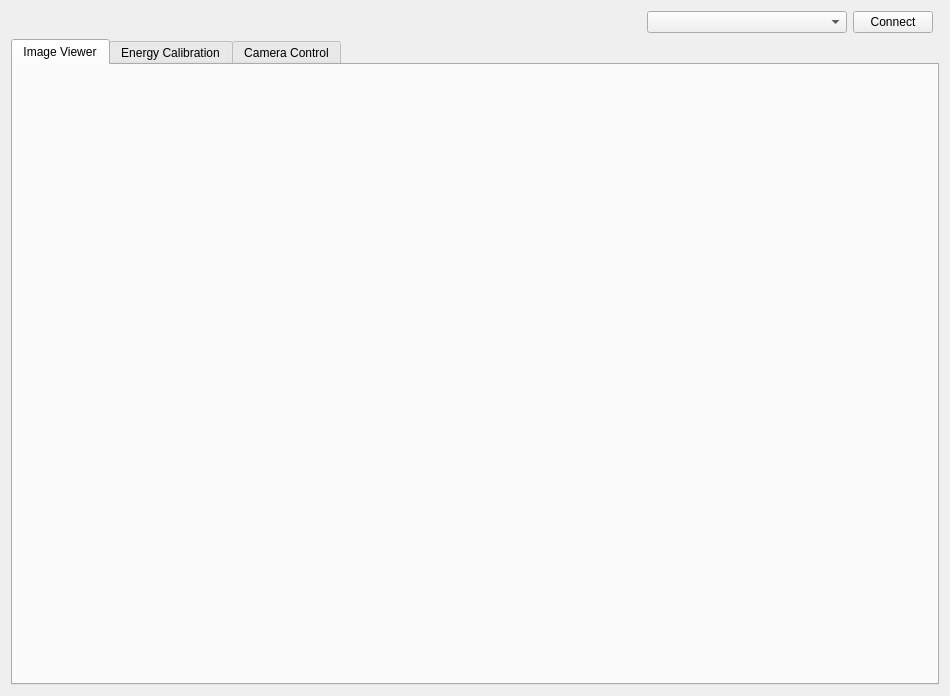
<?xml version="1.0" encoding="UTF-8"?>
<ui version="4.0">
 <class>CameraControl</class>
 <widget class="QWidget" name="CameraControl">
  <property name="geometry">
   <rect>
    <x>0</x>
    <y>0</y>
    <width>950</width>
    <height>696</height>
   </rect>
  </property>
  <property name="windowTitle">
   <string>CameraControl</string>
  </property>
  <layout class="QGridLayout" name="gridLayout">
   <item row="0" column="0">
    <spacer name="horizontalSpacer">
     <property name="orientation">
      <enum>Qt::Horizontal</enum>
     </property>
     <property name="sizeHint" stdset="0">
      <size>
       <width>40</width>
       <height>20</height>
      </size>
     </property>
    </spacer>
   </item>
   <item row="0" column="2">
    <widget class="QPushButton" name="pushButton_CAMERACONNECT">
     <property name="text">
      <string>Connect</string>
     </property>
    </widget>
   </item>
   <item row="0" column="1">
    <widget class="QComboBox" name="comboBox_CAMERASELECT">
     <property name="minimumSize">
      <size>
       <width>200</width>
       <height>0</height>
      </size>
     </property>
    </widget>
   </item>
   <item row="1" column="0" colspan="4">
    <widget class="QTabWidget" name="tabWidget">
     <property name="currentIndex">
      <number>0</number>
     </property>
     <widget class="QWidget" name="tab_IMAGEVIEW">
      <attribute name="title">
       <string>Image Viewer</string>
      </attribute>
      <layout class="QGridLayout" name="gridLayout_2">
       <item row="0" column="0">
        <widget class="QWidget" name="widget_3" native="true"/>
       </item>
       <item row="0" column="1">
        <widget class="QWidget" name="widget" native="true"/>
       </item>
       <item row="1" column="1">
        <widget class="QWidget" name="widget_2" native="true"/>
       </item>
      </layout>
     </widget>
     <widget class="QWidget" name="tab_ENERGYCALIBRATION">
      <attribute name="title">
       <string>Energy Calibration</string>
      </attribute>
     </widget>
     <widget class="QWidget" name="tab_CAMERACONTROL">
      <attribute name="title">
       <string>Camera Control</string>
      </attribute>
     </widget>
    </widget>
   </item>
  </layout>
 </widget>
 <resources/>
 <connections/>
</ui>
